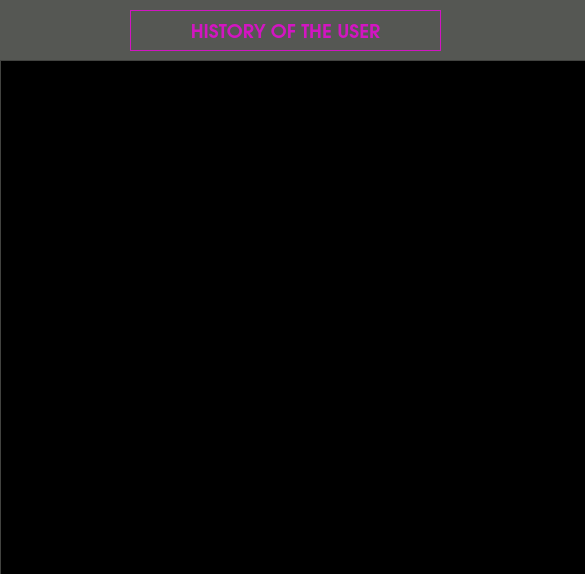
<?xml version="1.0" encoding="UTF-8"?>
<ui version="4.0">
 <class>history</class>
 <widget class="QDialog" name="history">
  <property name="geometry">
   <rect>
    <x>0</x>
    <y>0</y>
    <width>585</width>
    <height>574</height>
   </rect>
  </property>
  <property name="palette">
   <palette>
    <active>
     <colorrole role="Base">
      <brush brushstyle="SolidPattern">
       <color alpha="255">
        <red>138</red>
        <green>226</green>
        <blue>52</blue>
       </color>
      </brush>
     </colorrole>
     <colorrole role="Window">
      <brush brushstyle="SolidPattern">
       <color alpha="255">
        <red>85</red>
        <green>87</green>
        <blue>83</blue>
       </color>
      </brush>
     </colorrole>
    </active>
    <inactive>
     <colorrole role="Base">
      <brush brushstyle="SolidPattern">
       <color alpha="255">
        <red>138</red>
        <green>226</green>
        <blue>52</blue>
       </color>
      </brush>
     </colorrole>
     <colorrole role="Window">
      <brush brushstyle="SolidPattern">
       <color alpha="255">
        <red>85</red>
        <green>87</green>
        <blue>83</blue>
       </color>
      </brush>
     </colorrole>
    </inactive>
    <disabled>
     <colorrole role="Base">
      <brush brushstyle="SolidPattern">
       <color alpha="255">
        <red>85</red>
        <green>87</green>
        <blue>83</blue>
       </color>
      </brush>
     </colorrole>
     <colorrole role="Window">
      <brush brushstyle="SolidPattern">
       <color alpha="255">
        <red>85</red>
        <green>87</green>
        <blue>83</blue>
       </color>
      </brush>
     </colorrole>
    </disabled>
   </palette>
  </property>
  <property name="windowTitle">
   <string>Dialog</string>
  </property>
  <widget class="QLabel" name="label">
   <property name="geometry">
    <rect>
     <x>130</x>
     <y>10</y>
     <width>311</width>
     <height>41</height>
    </rect>
   </property>
   <property name="palette">
    <palette>
     <active>
      <colorrole role="WindowText">
       <brush brushstyle="SolidPattern">
        <color alpha="255">
         <red>211</red>
         <green>21</green>
         <blue>194</blue>
        </color>
       </brush>
      </colorrole>
     </active>
     <inactive>
      <colorrole role="WindowText">
       <brush brushstyle="SolidPattern">
        <color alpha="255">
         <red>211</red>
         <green>21</green>
         <blue>194</blue>
        </color>
       </brush>
      </colorrole>
     </inactive>
     <disabled>
      <colorrole role="WindowText">
       <brush brushstyle="SolidPattern">
        <color alpha="255">
         <red>190</red>
         <green>190</green>
         <blue>190</blue>
        </color>
       </brush>
      </colorrole>
     </disabled>
    </palette>
   </property>
   <property name="font">
    <font>
     <family>URW Gothic</family>
     <pointsize>14</pointsize>
     <weight>75</weight>
     <bold>true</bold>
    </font>
   </property>
   <property name="frameShape">
    <enum>QFrame::Box</enum>
   </property>
   <property name="text">
    <string>HISTORY OF THE USER</string>
   </property>
   <property name="scaledContents">
    <bool>true</bool>
   </property>
   <property name="alignment">
    <set>Qt::AlignCenter</set>
   </property>
  </widget>
  <widget class="QListWidget" name="listWidget">
   <property name="geometry">
    <rect>
     <x>0</x>
     <y>60</y>
     <width>591</width>
     <height>531</height>
    </rect>
   </property>
   <property name="palette">
    <palette>
     <active>
      <colorrole role="WindowText">
       <brush brushstyle="SolidPattern">
        <color alpha="255">
         <red>138</red>
         <green>226</green>
         <blue>52</blue>
        </color>
       </brush>
      </colorrole>
      <colorrole role="Text">
       <brush brushstyle="SolidPattern">
        <color alpha="255">
         <red>252</red>
         <green>233</green>
         <blue>79</blue>
        </color>
       </brush>
      </colorrole>
      <colorrole role="Base">
       <brush brushstyle="SolidPattern">
        <color alpha="255">
         <red>0</red>
         <green>0</green>
         <blue>0</blue>
        </color>
       </brush>
      </colorrole>
      <colorrole role="PlaceholderText">
       <brush brushstyle="SolidPattern">
        <color alpha="128">
         <red>252</red>
         <green>233</green>
         <blue>79</blue>
        </color>
       </brush>
      </colorrole>
     </active>
     <inactive>
      <colorrole role="WindowText">
       <brush brushstyle="SolidPattern">
        <color alpha="255">
         <red>138</red>
         <green>226</green>
         <blue>52</blue>
        </color>
       </brush>
      </colorrole>
      <colorrole role="Text">
       <brush brushstyle="SolidPattern">
        <color alpha="255">
         <red>252</red>
         <green>233</green>
         <blue>79</blue>
        </color>
       </brush>
      </colorrole>
      <colorrole role="Base">
       <brush brushstyle="SolidPattern">
        <color alpha="255">
         <red>0</red>
         <green>0</green>
         <blue>0</blue>
        </color>
       </brush>
      </colorrole>
      <colorrole role="PlaceholderText">
       <brush brushstyle="SolidPattern">
        <color alpha="128">
         <red>252</red>
         <green>233</green>
         <blue>79</blue>
        </color>
       </brush>
      </colorrole>
     </inactive>
     <disabled>
      <colorrole role="WindowText">
       <brush brushstyle="SolidPattern">
        <color alpha="255">
         <red>190</red>
         <green>190</green>
         <blue>190</blue>
        </color>
       </brush>
      </colorrole>
      <colorrole role="Text">
       <brush brushstyle="SolidPattern">
        <color alpha="255">
         <red>190</red>
         <green>190</green>
         <blue>190</blue>
        </color>
       </brush>
      </colorrole>
      <colorrole role="Base">
       <brush brushstyle="SolidPattern">
        <color alpha="255">
         <red>239</red>
         <green>239</green>
         <blue>239</blue>
        </color>
       </brush>
      </colorrole>
      <colorrole role="PlaceholderText">
       <brush brushstyle="SolidPattern">
        <color alpha="128">
         <red>0</red>
         <green>0</green>
         <blue>0</blue>
        </color>
       </brush>
      </colorrole>
     </disabled>
    </palette>
   </property>
   <property name="font">
    <font>
     <family>URW Bookman</family>
     <pointsize>13</pointsize>
    </font>
   </property>
  </widget>
 </widget>
 <resources/>
 <connections/>
</ui>
